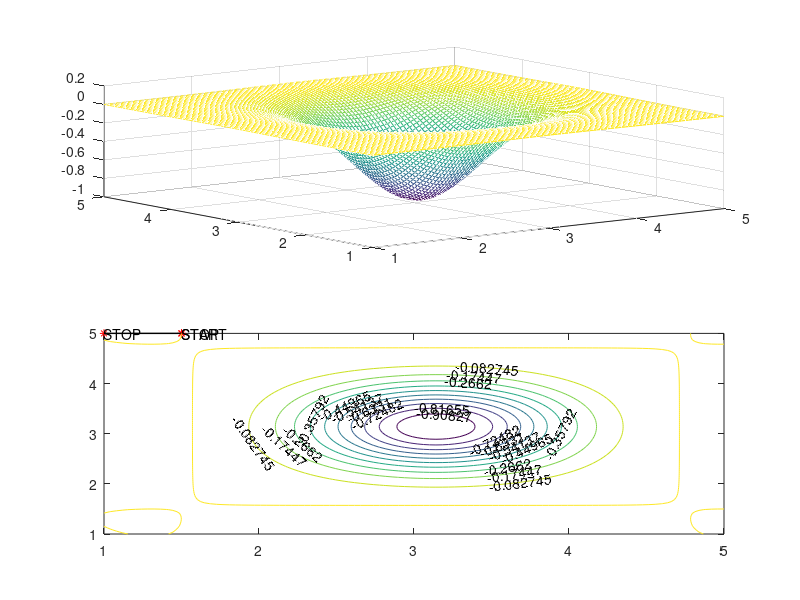

The MATLAB script that drew this image:
function [] = lab14()
clc
close
clearvars

wybor = 5;

switch wybor
    case 1
        f = @(x1,x2) (x1.^2) + (x2.^2);
        x1p = -10;
        x1k = 10;
        x2p = -10;
        x2k = 10;
        x10 = 8;
        x20 = -10;
        krok = 1;
    case 2
        f = @(x1,x2) -cos(x1) .* cos(x2) .* exp(-((x1-pi).^2 + (x2-pi).^2));
        x1p = 2;
        x1k = 4;
        x2p = 2;
        x2k = 4;
        x10 = 2;
        x20 = 2;
        krok = 0.1;
    case 3
        f = @(x1,x2) (1-(8.*x1)+(7.*(x1.^2))-((7/3).*(x1.^3)) + ((1/4)*(x1.^4))) .* ((x2.^2) .* exp(-x2));
        x1p = 0;
        x1k = 5;
        x2p = 0;
        x2k = 5;
        x10 = 5;
        x20 = 5;
        krok = 0.2;
    case 4
        f=@(x1,x2) (1-x1).^2+100*(x2-x1.^2).^2;
        x1p=-2;
        x1k=2;
        x2p=-1;
        x2k=4;
        x10=-2;
        x20=3;
        krok=1;
    otherwise
        f=@(x1,x2) -cos(x1).*cos(x2).*exp(-((x1-pi).^2+(x2-pi).^2));
        x1p=1;
        x1k=5;
        x2p=1;
        x2k=5;
        x10=1.5;
        x20=5;
        krok = 0.5;
end

eps = 10^(-4);
[x1,y2,dx1,dx2,it] = sww(f,x10,x20,krok,eps,x1p,x1k,x2p,x2k);

subplot(2,1,1)

[x,y]=meshgrid(linspace(x1p,x1k),linspace(x2p,x2k));
mesh(x,y,f(x,y));
hold on

subplot(2,1,2);
z=f(x,y);
[c,h]=contour(x,y,z);
clabel(c,h);
hold on

plot(dx1(1),dx2(1), 'r*');
text(dx1(1),dx2(1), 'START');

plot(dx1(size(dx1)),dx2(size(dx2)), 'r*');
text(dx1(size(dx1)),dx2(size(dx2)), 'STOP');

line(dx1,dx2,'Color','k','Linewidth',1);

for i=1:length(dx1)-1
    contour(x,y,z,[f(dx1(i),dx2(i)),f(dx1(i),dx2(i))]);
end

it

end

function [x1,x2,dx1,dx2,it] = sww(f,x10,x20,krok,eps,x1p,x1k,x2p,x2k)
    e = [1 0 -1 0
        0 1 0 -1];
    dx1 = [x10];
    dx2 = [x20];
    fx = zeros(1,size(e,2));
    f0 = f(x10,x20);

    it = 1;

    while true
        
        for i = 1:size(e,2)
            fx(i) = f(x10 + e(1,i)*krok, x20 + e(2,i)*krok);
        end

        [f1, i] = min(fx);

        if f0 < f1
            x1 = x10;
            x2 = x20;

            break;
        end

        f0 = f1;
        x10 = x10 + e(1,i)*krok;
        x20 = x20 + e(2,i)*krok;
        dx1(end+1) = x10;
        dx2(end+1) = x20;
        
        it = it + 1;
    end
end